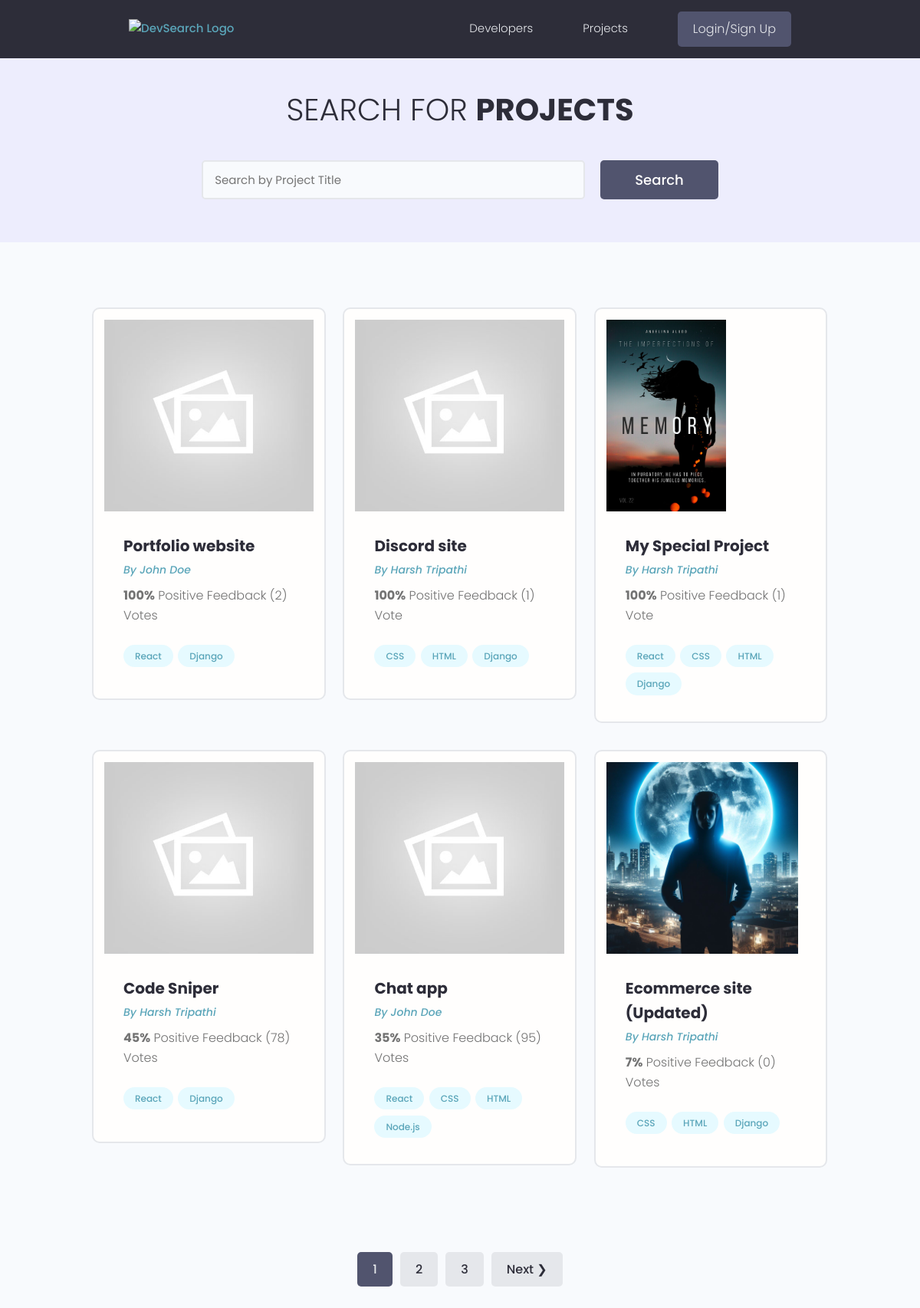
The page /projects/ on the database as committed earlier.
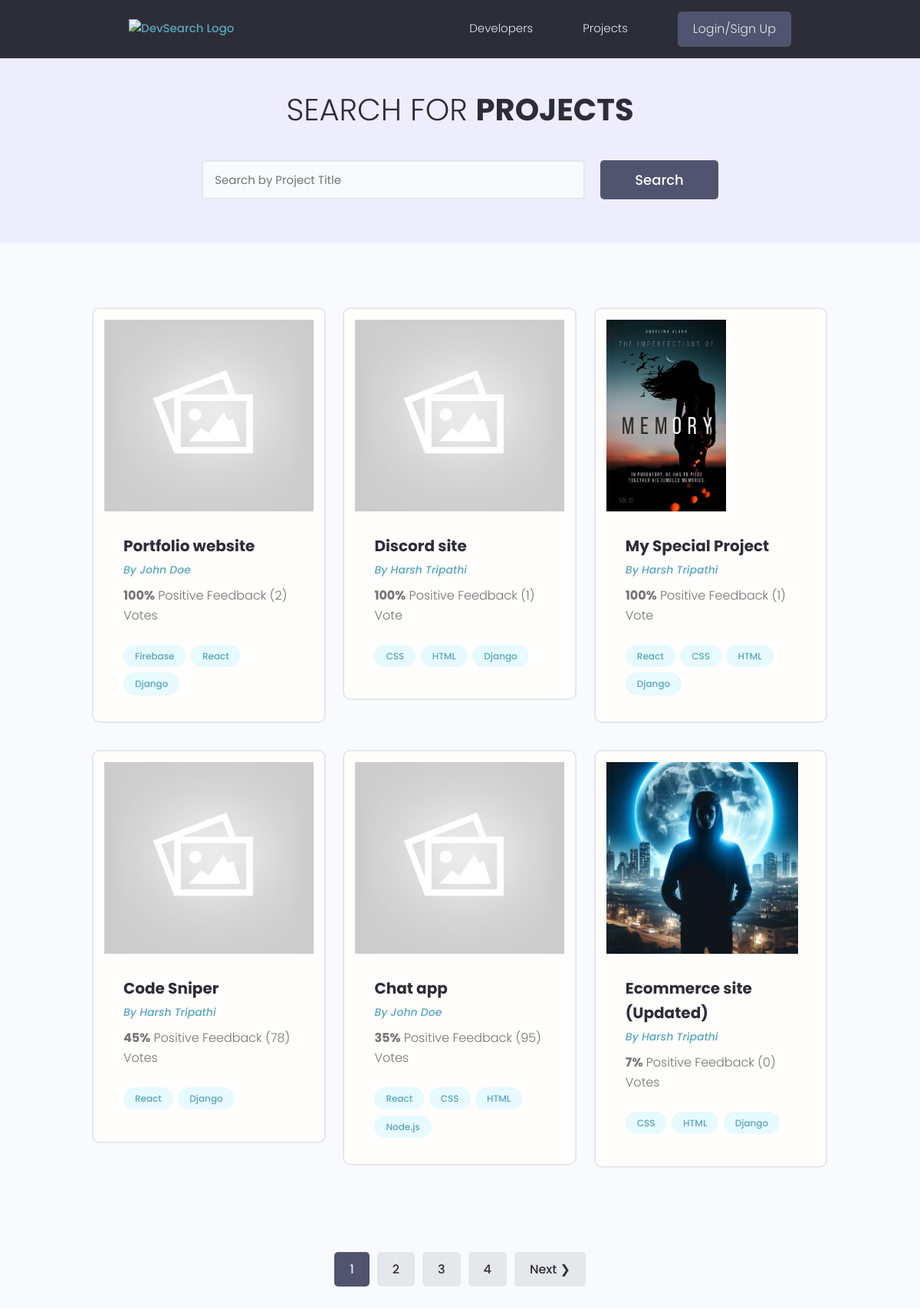
The same page on the database as committed later.
### projects/models.py (models this page shows, shortened)
class Project(models.Model):
    owner = models.ForeignKey(Profile, null=True, blank=True, on_delete=models.CASCADE)
    title = models.CharField(max_length=200)
    description = models.TextField(null=True, blank=True)
    featured_image = models.ImageField(null=True, blank=True, default="default.jpg")
    demo_link = models.CharField(max_length=2000,null=True, blank=True)
    source_link = models.CharField(max_length=2000,null=True, blank=True)
    tags = models.ManyToManyField('Tag',blank=True)
    vote_total = models.IntegerField(default=0, null=True,blank=True)
    vote_ratio = models.IntegerField(default=0, null=True,blank=True)
    created = models.DateTimeField(auto_now_add=True)
    id = models.UUIDField(default=uuid.uuid4, unique=True, primary_key=True,editable=False)
    class Meta:
        ordering = ['-vote_ratio', '-vote_total', 'title']
    @property
    def imageURL(self):
        try:
            url = self.featured_image.url
        except:
            url = ""
        return url

class Tag(models.Model):
    name = models.CharField(max_length=200)
    created = models.DateTimeField(auto_now_add=True)
    id = models.UUIDField(default=uuid.uuid4, unique=True, primary_key=True,editable=False)
    def __str__(self):
        return self.name

### users/models.py (models this page shows, shortened)
class Profile(models.Model):
    user  = models.OneToOneField(User, on_delete=models.CASCADE, null=True,blank=True)
    name = models.CharField(max_length=200, blank=True, null=True)
    email = models.EmailField(max_length=500, blank=True, null=True)
    username = models.CharField(max_length=200,blank=True,null=True)
    location = models.CharField(max_length=200,blank=True,null=True)
    short_intro = models.CharField(max_length=200,blank=True,null=True)
    bio = models.TextField(blank=True, null=True)
    profile_image = models.ImageField(null=True,blank=True,upload_to='profiles/', default="profiles/user_default.png")
    social_github = models.CharField(max_length=800, blank=True, null=True)
    social_twitter = models.CharField(max_length=800, blank=True, null=True)
    social_linkedin = models.CharField(max_length=800, blank=True, null=True)
    social_website = models.CharField(max_length=800, blank=True, null=True)
    created = models.DateTimeField(auto_now_add=True)
    id = models.UUIDField(default=uuid.uuid4, unique=True, primary_key=True,editable=False)
    class Meta:
        ordering = ["created"]

### projects/views.py (the view)
# urls.py: path('projects/', views.getProjects),
def projects(request):
     projects, search_query = projectSearch(request)
     custom_range, projects = paginateProjects(request,projects,6)
     context = {'projects': projects, 'search_query': search_query,  'custom_range': custom_range}
     return render(request, 'projects/projects.html',context)

### projects/utils.py (called while the page is built)
def paginateProjects(request, projects, results):
     page = request.GET.get('page')
     paginator = Paginator(projects, results)
     try:
          projects = paginator.page(page)
     except PageNotAnInteger:
          page = 1
          projects = paginator.page(page)
     except EmptyPage:
          page = paginator.num_pages
          projects = paginator.page(page)
     leftIndex = (int(page) - 4)
     if leftIndex < 1:
          leftIndex = 1
     rightIndex = (int(page) + 5)
     if rightIndex > paginator.num_pages:
          rightIndex = paginator.num_pages + 1
     custom_range = range(leftIndex, rightIndex)
     return custom_range, projects

def projectSearch(request):
    search_query = ''
    if request.GET.get('search_query'):
         search_query = request.GET.get('search_query')
    tags = Tag.objects.filter(name__icontains=search_query)
    projects = Project.objects.distinct().filter(Q(title__icontains=search_query) |
                                       Q(description__icontains=search_query) |
                                       Q(owner__name__icontains=search_query) |
                                       Q(tags__in=tags))
    return projects , search_query

### projects/templates/projects/projects.html (shortened to what this page needs)
{% extends 'main.html' %}
{% block content %}
<main class="projects">
    <section class="hero-section text-center">
        <div class="container container--narrow">
            <div class="hero-section__box">
                <h2>Search for <span>Projects</span></h2>
            </div>
            <div class="hero-section__search">
                <form id='searchForm' class="form" action="{% url 'projects' %}" method="get">
                    <div class="form__field">
                        <input class="input input--text" id="formInput#search" type="text" name="search_query"
                            placeholder="Search by Project Title" value="{{search_query}}" />
                    </div>
                    <input class="btn btn--sub btn--lg" type="submit" value="Search" />
                </form>
            </div>
        </div>
    </section>
    <section class="projectsList">
        <div class="container">
            <div class="grid grid--three">
                {% for project in projects %}
                <div class="column">
                    <div class="card project">
                        <a href="{% url 'project' project.id %}" class="project">
                            <img class="project__thumbnail" src="{{project.imageURL}}" alt="project thumbnail" />
                            <div class="card__body">
                                <h3 class="project__title">{{project.title}}</h3>
                                <p><a class="project__author" href="{% url 'user-profile' project.owner.id %}">By
                                        {{project.owner.name}}</a>
                                </p>
                                <p class="project--rating">
                                    <span style="font-weight: bold;">{{project.vote_ratio}}%</span> Positive
                                    Feedback ({{project.vote_total}}) Vote{{project.vote_total|pluralize:"s"}}
                                </p>
                                <div class="project__tags">
                                    {% for tag in project.tags.all %}
                                    <span class="tag tag--pill tag--main">
                                        <small>{{tag}}</small>
                                    </span>
                                    {% endfor %}
                                </div>
                            </div>
                        </a>
                    </div>
                </div>
                {% endfor %}
            </div>
        </div>
    </section>
   {% include 'pagination.html' with queryset=projects custom_range=custom_range %}
</main>
{% endblock %}

### templates/main.html (shortened to what this page needs)
<!DOCTYPE html>
{% load static %}
<html>
<head>
    <link rel="stylesheet" href="https://cdnjs.cloudflare.com/ajax/libs/font-awesome/4.7.0/css/font-awesome.min.css" />
    <link rel="stylesheet" href="https://cdnjs.cloudflare.com/ajax/libs/font-awesome/4.7.0/css/font-awesome.css" />
    <link rel="stylesheet" href="{% static 'uikit/styles/uikit.css' %}" />
    <link rel="stylesheet" href="{% static 'styles/app.css' %}" />
</head>
<body>
    {% include 'navbar.html' %}
    {% block content %}
    {% endblock content %}
</body>
</html>

### templates/navbar.html (shortened to what this page needs)
{% load static %}
<header class="header">
    <div class="container container--narrow">
        <a href="" class="header__logo">
            <img src="{% static 'images/logo.svg' %} " alt="DevSearch Logo" />
        </a>
        <nav class="header__nav">
            <ul class="header__menu">
                <li class="header__menuItem"><a href="{% url 'profiles' %}">Developers</a></li>
                <li class="header__menuItem"><a href="{% url 'projects' %}">Projects</a></li>
                {% if request.user.is_authenticated %}
                <li class="header__menuItem"><a href="{% url 'inbox' %}">Inbox</a></li>
                <li class="header__menuItem"><a href="{% url 'account' %}">Account</a></li>
                <li class="header__menuItem"><a href="{% url 'logout' %}" class="btn btn--sub">Logout</a></li>
                {% else %}
                <li class="header__menuItem"><a href="{% url 'login' %}" class="btn btn--sub"> Login/Sign Up</a></li>
                {% endif %}
            </ul>
        </nav>
    </div>
</header>

### templates/pagination.html (shortened to what this page needs)
{% if queryset.has_other_pages %}
<div class="pagination">
    <ul class="container">
        {% for page in custom_range %}
        {% if page == queryset.number%}
        <li><a href="?page={{page}}" class="btn page-link btn--sub" data-page="{{page}}">{{page}}</a></li>
        {% else %}
        <li><a href="?page={{page}}" class="btn page-link" data-page="{{page}}">{{page}}</a></li>
        {% endif %}
        {% endfor %}
        {% if queryset.has_next %}
        <li><a href="?page={{queryset.next_page_number}}" class="btn page-link"
                data-page="{{queryset.next_page_number}}">Next &#10095;</a></li>
        {% endif %}
    </ul>
</div>
{% endif %}

### static/styles/app.css (style rules this page uses)
:root { --color-sub: #2d2d39; }
.btn--sub { background-color: var(--color-sub-light); }
.card { border: 2px solid var(--color-light); padding: 14px; }
img { width: 100%; }
.header { position: sticky; z-index: 111; background-color: var(--color-sub); padding: 1.5rem 0; }
.header > .container { display: flex; justify-content: space-between; align-items: center; }
.header__logo > img { height: 3.8rem; }
.header__nav > ul { display: inline-flex; align-items: center; list-style: none; gap: 6.5rem; }
.header__menuItem > a { color: var(--color-light); font-weight: 300; }
.hero-section { height: 40vh; display: flex; align-items: center; background-color: var(--color-sub); }
.hero-section__box { margin-bottom: 4rem; }
.hero-section__box > h2, .hero-section__box > h2 > span { font-size: 4rem; color: var(--color-light); line-height: 1.3; text-transform: uppercase; }
.hero-section__box > h2 { font-weight: 300; }
.hero-section__box > h2 > span { font-weight: 700; }
.hero-section__search > .form { display: flex; align-items: center; justify-content: center; gap: 2rem; }
.hero-section__search > .form input.input--text { width: 50rem; }
.pagination { margin-top: 8rem; margin-bottom: 10rem; }
.pagination > ul { flex-wrap: wrap; list-style: none; display: flex; align-items: center; justify-content: center; gap: 1rem; }
.pagination .btn { color: var(--color-sub); }
.pagination .btn.btn--sub { color: var(--color-light); }
.project__author { font-size: 1.4rem; font-style: italic; }
.project--rating { margin-bottom: 1.6em; margin-top: 0.5em; }
.projects > .hero-section { background: var(--color-sub-lighter); height: 30vh; }
.projects .hero-section__box { margin-bottom: 2.5rem; }
.projects .hero-section__box > h2 { color: var(--color-sub); }
.projects .hero-section__box > h2 > span { font-weight: 700; color: var(--color-sub); }
.projectsList { margin-top: 8rem; }
.project__thumbnail { height: 25rem; object-fit: cover; object-position: top center; }
.project__title { font-size: 2rem; font-weight: 700; color: var(--color-sub); }

### static/uikit/styles/modules/_variables.css (style rules this page uses)
:root { --color-main: #5aa5b9; --color-main-light: #e6faff; --color-sub: #3f4156; --color-sub-light: #51546e; --color-sub-lighter: #ededfd; --color-text: #737373; --color-gray: #8b8b8b; --color-light: #e5e7eb; --color-light-gray: #767676; --color-bg: #f8fafd; --color-white: #fffefd; --color-white-light: #f3f3f3; --color-success: #359e64; --color-success-bg: #def8e8; --color-error: #fc4b0b; --color-error-bg: #fff2ee; --font-base: 'Poppins', arial, helvetica, 'Segoe UI', roboto, ubuntu, sans-serif; --font-monospace: 'Fira Code', 'Courier New', courier, monospace; --font-regular: 300; --font-medium: 500; --font-bold: 700; --generic-shadow: 1px 1px 5px #00000010; --generic-transition: all 0.3s ease-in-out; }

### static/uikit/styles/modules/_base.css (style rules this page uses)
* { margin: 0; padding: 0; box-sizing: border-box; text-rendering: optimizeLegibility; color: inherit; font-size: inherit; }
html { font-size: 50%; }
@media only screen and (min-width: 480px) { html { font-size: 56.25%; } }
@media only screen and (min-width: 1200px) { html { font-size: 62.5%; } }
body { line-height: 1.6; font-weight: 400; font-size: 1.5rem; color: var(--color-text); background-color: var(--color-bg); min-height: 100vh; }

### static/uikit/styles/modules/_typography.css (style rules this page uses)
* { font-family: var(--font-base); }
h2 { font-size: 3.6rem; font-weight: var(--font-bold); }
h3 { font-size: 3.2rem; font-weight: var(--font-medium); }
p, span, strong { font-size: 1.6rem; color: var(--color-text); font-weight: var(--font-regular); }
a { padding-bottom: 2px; text-decoration: none; display: inline-block; color: var(--color-main); font-weight: var(--font-medium); }

### static/uikit/styles/modules/_utilities.css (style rules this page uses)
.container { width: 92%; max-width: 165rem; margin: 0 auto; box-sizing: border-box; }
.container--narrow { width: 92%; max-width: 120rem; }
@media screen and (min-width: 1000px) { .container { width: 90%; } }
@media screen and (min-width: 1000px) { .container--narrow { width: 85%; } }
@media screen and (min-width: 1200px) { .container { width: 80%; } }
@media screen and (min-width: 1200px) { .container--narrow { width: 72%; } }
.text-center { text-align: center; }

### static/uikit/styles/modules/_card.css (style rules this page uses)
.card { border-radius: 1rem; background-color: var(--color-white); border: 1.5px solid var(--color-light); width: auto; height: auto; margin-top: 0.5rem; margin-bottom: 0.5rem; overflow: hidden; }
.card__body, .card__header { padding: 2rem 2.5rem; }

Rows that differ between the two databases and show on the page:
added Tag: name "Firebase", shown under Project "Portfolio website"
Other text that changed with them:
new list line: "4"
